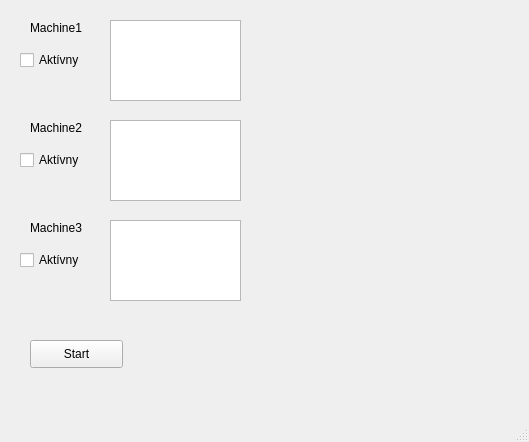
<?xml version="1.0" encoding="UTF-8"?>
<ui version="4.0">
 <class>MainWindow</class>
 <widget class="QMainWindow" name="MainWindow">
  <property name="geometry">
   <rect>
    <x>0</x>
    <y>0</y>
    <width>529</width>
    <height>442</height>
   </rect>
  </property>
  <property name="windowTitle">
   <string>MainWindow</string>
  </property>
  <widget class="QWidget" name="centralwidget">
   <widget class="QPushButton" name="StartButton">
    <property name="geometry">
     <rect>
      <x>30</x>
      <y>340</y>
      <width>93</width>
      <height>28</height>
     </rect>
    </property>
    <property name="text">
     <string>Start</string>
    </property>
   </widget>
   <widget class="QLabel" name="Mach1_Label">
    <property name="geometry">
     <rect>
      <x>30</x>
      <y>20</y>
      <width>55</width>
      <height>16</height>
     </rect>
    </property>
    <property name="text">
     <string>Machine1</string>
    </property>
   </widget>
   <widget class="QListView" name="Mach1_List">
    <property name="geometry">
     <rect>
      <x>110</x>
      <y>20</y>
      <width>131</width>
      <height>81</height>
     </rect>
    </property>
   </widget>
   <widget class="QListView" name="Mach2_List">
    <property name="geometry">
     <rect>
      <x>110</x>
      <y>120</y>
      <width>131</width>
      <height>81</height>
     </rect>
    </property>
   </widget>
   <widget class="QLabel" name="Mach2_Label">
    <property name="geometry">
     <rect>
      <x>30</x>
      <y>120</y>
      <width>55</width>
      <height>16</height>
     </rect>
    </property>
    <property name="text">
     <string>Machine2</string>
    </property>
   </widget>
   <widget class="QLabel" name="Mach3_Label">
    <property name="geometry">
     <rect>
      <x>30</x>
      <y>220</y>
      <width>55</width>
      <height>16</height>
     </rect>
    </property>
    <property name="text">
     <string>Machine3</string>
    </property>
   </widget>
   <widget class="QListView" name="Mach3_List">
    <property name="geometry">
     <rect>
      <x>110</x>
      <y>220</y>
      <width>131</width>
      <height>81</height>
     </rect>
    </property>
   </widget>
   <widget class="QCheckBox" name="Mach1_Active">
    <property name="geometry">
     <rect>
      <x>20</x>
      <y>50</y>
      <width>81</width>
      <height>20</height>
     </rect>
    </property>
    <property name="text">
     <string>Aktívny</string>
    </property>
   </widget>
   <widget class="QCheckBox" name="Mach2_Active">
    <property name="geometry">
     <rect>
      <x>20</x>
      <y>150</y>
      <width>81</width>
      <height>20</height>
     </rect>
    </property>
    <property name="text">
     <string>Aktívny</string>
    </property>
   </widget>
   <widget class="QCheckBox" name="Mach3_Active">
    <property name="geometry">
     <rect>
      <x>20</x>
      <y>250</y>
      <width>81</width>
      <height>20</height>
     </rect>
    </property>
    <property name="text">
     <string>Aktívny</string>
    </property>
   </widget>
  </widget>
  <widget class="QStatusBar" name="statusbar"/>
 </widget>
 <resources/>
 <connections/>
</ui>
